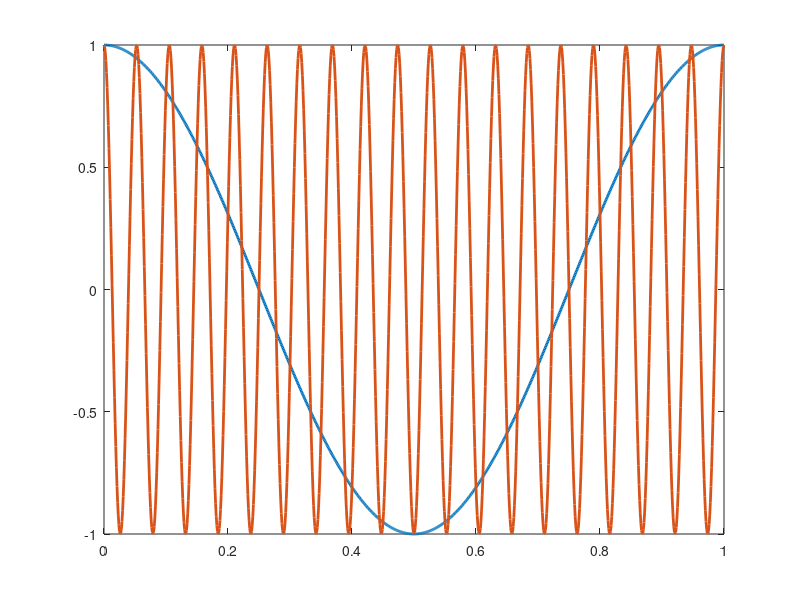

This figure's MATLAB source: (Note: this script raises an error after producing the figure.)
%% 离散信号频率示意================================
% 文件名：frqPlot.m
% 描述：画图说明，在采样频率20Hz时，是无法分辨1Hz和19Hz信号的
% 创建人：sjh
% 创建时间：2023年10月17日
% 当前版本：v0.1
% ======================================================================
% 修改人：
% 修改时间：
% 修改内容：
clc;clear;close all;
x=(0:0.001:1);
y1=cos(2*pi*x);
y2=cos(2*pi*19*x);
line_y1=plot(x,y1,"LineWidth",2);
hold on;
line_y2=plot(x,y2,"LineWidth",2);
line_y2.Marker="o";
line_y2.MarkerIndices=(1:50:length(y2));
copygraphics(gcf,"ContentType","image","Resolution",100);
